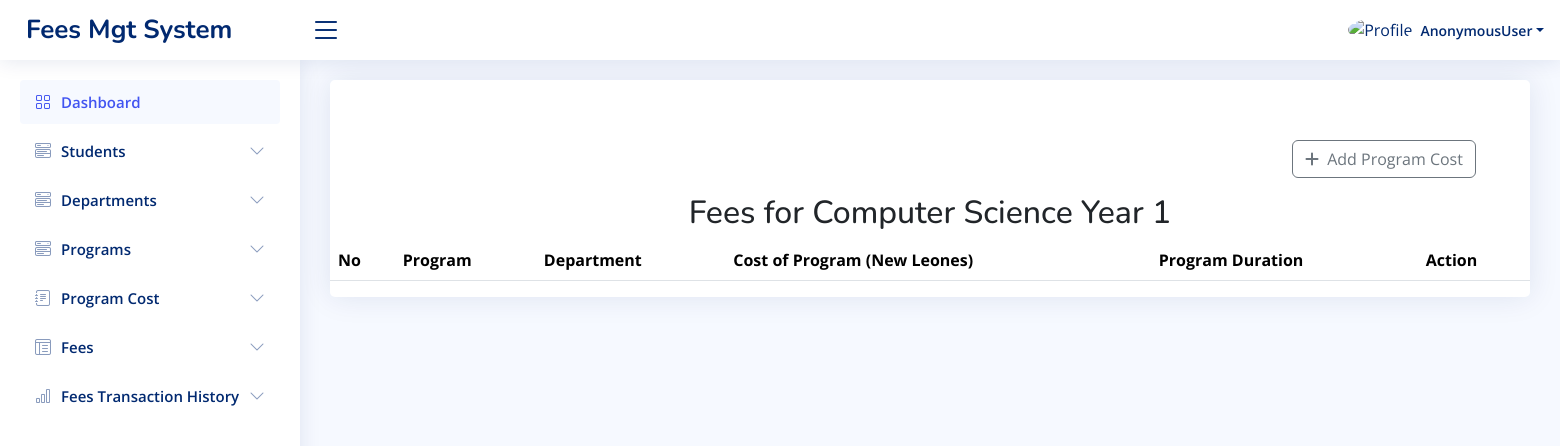
/cs_cost1/, run on an earlier commit of the app's database.
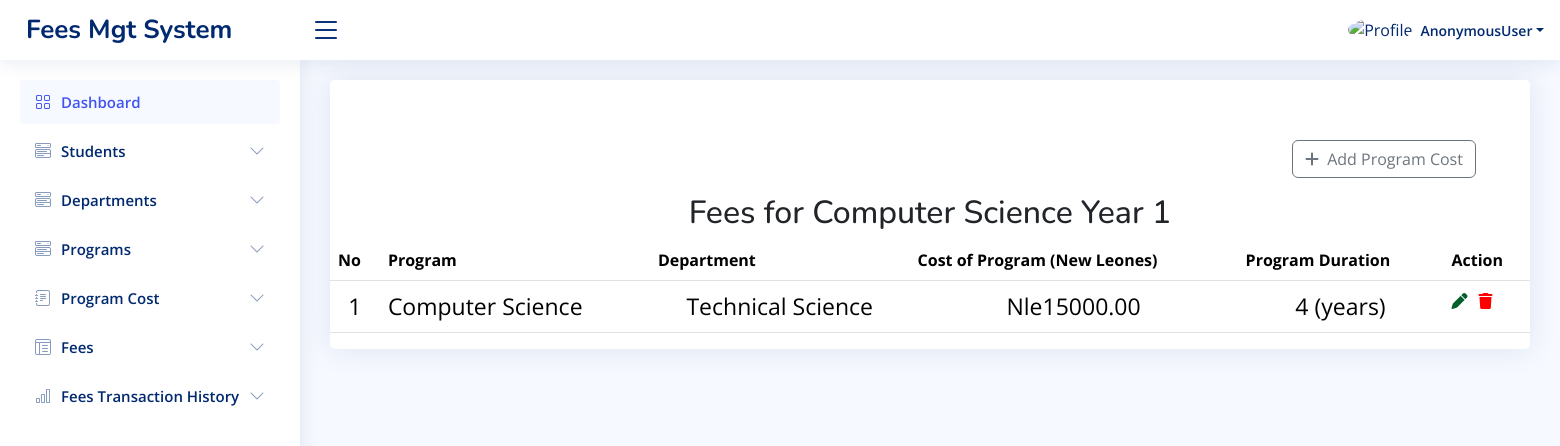
And on a later commit of the database.
### app/models.py (models this page shows, shortened)
class CS_Cost1(models.Model):
    program_name = models.CharField(max_length=255, null=True)
    program_duration = models.CharField(max_length=255)
    program_fees = models.DecimalField(max_digits=10, decimal_places=2)
    department = models.ForeignKey(Department, on_delete=models.CASCADE)
    all_program = models.ForeignKey(Programs, on_delete=models.CASCADE)

class Department(models.Model):
    department_name = models.CharField(max_length=100)

### app/views.py (the view, shortened to what this page needs)
# urls.py: path('cs_cost1/', views.cs_cost1, name='cs_cost1'),
def cs_cost1(request):
    programs = CS_Cost1.objects.all()  # Query for existing Program entries
    departments = Department.objects.all()
    all_programs = Programs.objects.all()  # Fetch all Programs to display in the form dropdown
    return render(request, 'cs_cost1.html', {
        'departments': departments,
        'programs': programs,
        'all_programs': all_programs,  # Send all_programs to the template
    })

### templates/cs_cost1.html (shortened to what the changed rows need)
{% load static %}
<!DOCTYPE html>
<html lang="en">
<head>
    <link href="{% static 'vendor1/bootstrap/css/bootstrap.min.css' %}" rel="stylesheet">
    <link href="{% static 'vendor1/bootstrap-icons/bootstrap-icons.css' %}" rel="stylesheet">
    <link href="{% static 'vendor1/boxicons/css/boxicons.min.css' %}" rel="stylesheet">
    <link href="{% static 'vendor1/quill/quill.snow.css' %}" rel="stylesheet">
    <link href="{% static 'vendor1/quill/quill.bubble.css' %}" rel="stylesheet">
    <link href="{% static 'vendor1/remixicon/remixicon.css' %}" rel="stylesheet">
    <link href="{% static 'vendor1/simple-datatables/style.css' %}" rel="stylesheet">
    <link rel="stylesheet" href="https://cdnjs.cloudflare.com/ajax/libs/font-awesome/6.6.0/css/all.min.css" />
    <link href="{% static 'css1/style.css' %}" rel="stylesheet">
  </head>
<body>
  <main id="main" class="main">
    <section class="section">
      <div class="row">
        <div class="col-lg-12">
          <div class="card">
            <h2 class="text-center mt-3">Fees for Computer Science Year 1</h2>
              <table class="table datatable">
                <thead>
                  <tr>
                    <th>No</th>
                    <th>Program</th>
                    <th>Department</th>
                    <th>Cost of Program (New Leones)</th>
                    <th>Program Duration</th>
                    <th>Action</th>
                  </tr>
                </thead>
                <tbody>
               {% for program in programs %}
                  <tr>
                    <td style="text-align: center; font-size: 23px;">{{forloop.counter}}</td>
                    <td style="font-size: 23px;">{{program.program_name}}</td>
                    <td style="text-align: center; font-size: 23px;">{{program.department.department_name}}</td>
                    <td style="text-align: center; font-size: 23px;">Nle{{program.program_fees}}</td>
                    <td style="text-align: center; font-size: 23px;">{{program.program_duration}} (years)</td>
                    <td>
                      <a href="{% url 'edit_cs_cost1' program.id %}">
                        <i class="fas fa-pen" style="color: rgb(5, 94, 43);"></i>
                      </a>
                      <a href="{% url 'delete_cs_cost1' program.id %}" >
                        <i class="fas fa-trash" style="color: red; margin-left: 7px;"></i>
                    </a>
                    </td>
                  </tr>
                {% endfor %}
                </tbody>
              </table>
            </div>
          </div>
        </div>
    </section>
</body>
</html>

What changed in the data, as far as the page shows it:
added CS_Cost1: program_name "Computer Science", department.department_name "Technical Science", program_fees "15000.00", program_duration "4"
